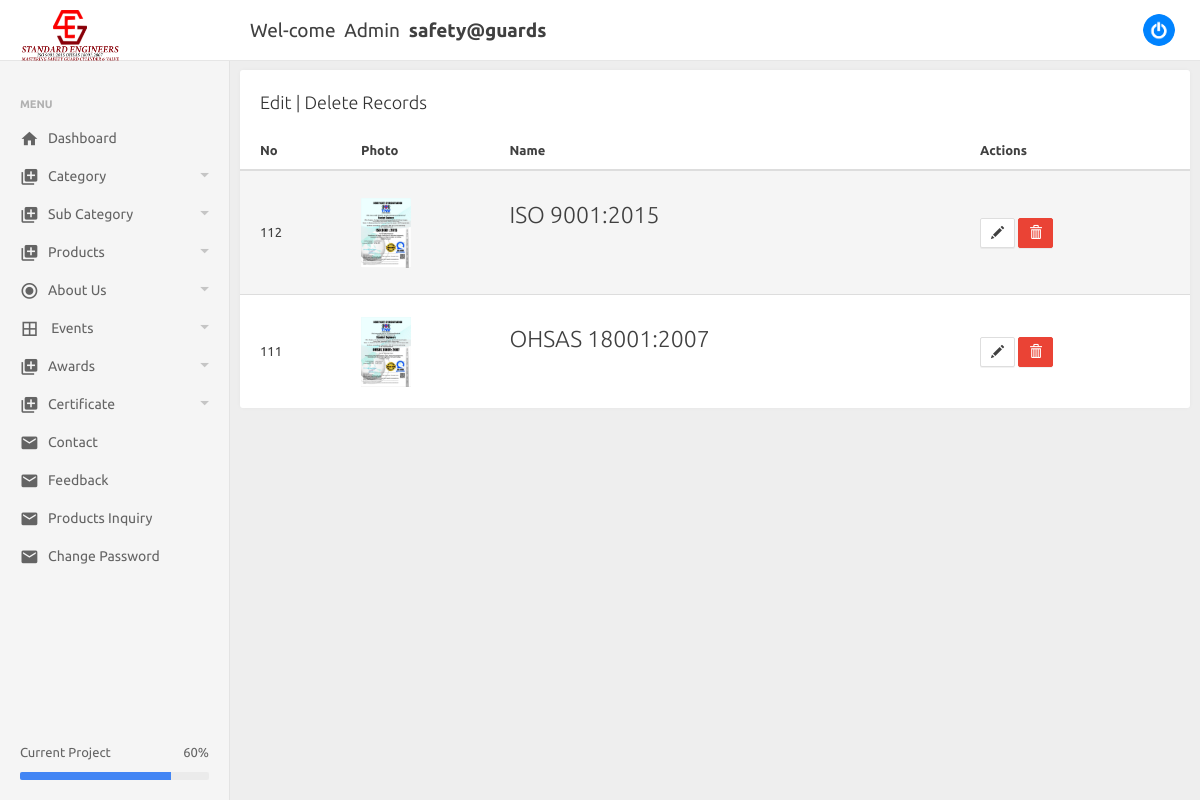
The app's page /admin/display_certificates.php (signed in) with its own data.
### tables this page shows
CREATE TABLE IF NOT EXISTS `certificates` (
  `id` int(10) NOT NULL AUTO_INCREMENT,
  `image` varchar(300) NOT NULL,
  `descriptions` text NOT NULL,
  PRIMARY KEY (`id`)
);

### admin/display_certificates.php (the view, shortened to what this page needs)
<?php  session_start();
include './leftmenu.php';
include_once './config.php';
?>
      <div class="be-content">
        <div class="main-content container-fluid">
          <div class="row">
            <div class="col-sm-12">
              <div class="panel panel-default panel-table">
                <div class="panel-heading">Edit | Delete Records
                </div>
                <div class="panel-body table-responsive">
                  <table id="table1" class="table table-striped table-hover table-fw-widget">
                    <thead>
                        <tr>
                        <th>No</th>
                        <th>Photo</th>
						<th>Name</th>
                        <th colspan="1">Actions</th>
                      </tr>
                    </thead>
                    <tbody>
                            <?php
                    $selelect_data="SELECT * FROM certificates  ORDER BY id DESC";
                    $exe_data=mysqli_query($con,$selelect_data);
                    while($tbl_data=mysqli_fetch_array($exe_data))
                    {
                    ?>
                      <tr class="odd gradeX">
						<td class="center"><?php echo $tbl_data['id']; ?></td>
                        <td><img src="uploaded photo/<?php echo $tbl_data['image']; ?>" style="max-height: 70px;max-width: 70px;"></td>
                        <td><?php echo $tbl_data['descriptions']; ?></td>
                        <td><a href="add-certificate.php?edt=<?php echo $tbl_data['id']; ?>" class="btn btn-default"><span class="glyphicon glyphicon-pencil"></span></a>
                         <a href="display_certificates.php?dlt=<?php echo $tbl_data['id']; ?>" class="btn btn-danger" onclick="return confirm('Are You Sure To Delete this record?');"><span class="glyphicon glyphicon-trash"></span></a>
                        </td>
                      </tr>
                    <?php } ?>
                    </tbody>
                  </table>
                </div>
              </div>
            </div>
          </div>
        </div>
      </div>
  </body>
</html>

### admin/leftmenu.php (shortened to what this page needs)
<!DOCTYPE html>
<html lang="en">
  <head>
    <link rel="stylesheet" type="text/css" href="assets/lib/perfect-scrollbar/css/perfect-scrollbar.min.css"/>
    <link rel="stylesheet" type="text/css" href="assets/lib/material-design-icons/css/material-design-iconic-font.min.css"/>
    <link rel="stylesheet" type="text/css" href="assets/lib/jquery.vectormap/jquery-jvectormap-1.2.2.css"/>
    <link rel="stylesheet" type="text/css" href="assets/lib/jqvmap/jqvmap.min.css"/>
    <link rel="stylesheet" type="text/css" href="assets/lib/datetimepicker/css/bootstrap-datetimepicker.min.css"/>
    <link rel="stylesheet" href="assets/css/style.css" type="text/css"/>
    <link rel="stylesheet" type="text/css" href="css/animate.min.css">
  </head>
  <body>
    <div class="be-wrapper be-fixed-sidebar">
      <nav class="navbar navbar-default navbar-fixed-top be-top-header">
        <div class="container-fluid">
            <div class="navbar-header"><a href="home.php" class="navbar-brand"><img src="images/logo.png" class="img-responsive" width="100px"></a></div>
          <div class="be-right-navbar">
            <ul class="nav navbar-nav navbar-right be-user-nav">
                <li class="dropdown"><a href="#" data-toggle="dropdown" role="button" aria-expanded="false" class="dropdown-toggle"><img src="images/exit-button-icon-18.png" alt="Avatar"><span class="user-name">Safety Guards Consumer Product</span></a>
              </li>
            </ul>
              <div class="page-title"><span>Wel-come &nbsp;Admin&nbsp; <strong class="wow fadeIn" wow-duration="2s"><?php echo $_SESSION['login_user']; ?></strong></span></div>
          </div>
        </div>
      </nav>
      <div class="be-left-sidebar">
        <div class="left-sidebar-wrapper"><a href="#" class="left-sidebar-toggle">Dashboard</a>
          <div class="left-sidebar-spacer">
            <div class="left-sidebar-scroll">
              <div class="left-sidebar-content">
                <ul class="sidebar-elements">
                  <li class="divider">Menu</li>
                  <li class=""><a href="home.php"><i class="icon mdi mdi-home"></i><span>Dashboard</span></a>
                  </li>
                  <li class="parent"><a href="#"><i class="icon mdi mdi-collection-plus"></i><span>Category</span></a>
                  </li>
                  <li class="parent"><a href="#"><i class="icon mdi mdi-collection-plus"></i><span>Sub Category</span></a>
                  </li>
                  <li class="parent"><a href="#"><i class="icon mdi mdi-collection-plus"></i><span>Products</span></a>
                  </li>
                  <li class="parent"><a href="#"><i class="icon mdi mdi-dot-circle"></i><span>About Us</span></a>
                  </li>
                  <li class="parent"><a href="#"><i class="icon mdi mdi-border-all"></i><span> Events</span></a>
                  </li>
                  <li class="parent"><a href="#"><i class="icon mdi mdi-collection-plus"></i><span>Awards</span></a>
                  </li>
                  <li class="parent"><a href="#"><i class="icon mdi mdi-collection-plus"></i><span>Certificate</span></a>
                  </li>
                  <li class=""><a href="contact.php"><i class="icon mdi mdi-email"></i><span>Contact</span></a></li>
                  <li class=""><a href="feedback.php"><i class="icon mdi mdi-email"></i><span>Feedback</span></a></li>
                     <li class=""><a href="products_inquiry.php"><i class="icon mdi mdi-email"></i><span>Products Inquiry</span></a></li>
                      <li class=""><a href="change-password.php"><i class="icon mdi mdi-email"></i><span>Change Password</span></a></li>
                </ul>
              </div>
            </div>
          </div>
          <div class="progress-widget">
            <div class="progress-data"><span class="progress-value">60%</span><span class="name">Current Project</span></div>
            <div class="progress">
              <div style="width: 80%;" class="progress-bar progress-bar-primary"></div>
            </div>
          </div>
        </div>
      </div>
      <div class="be-content">
        <div class="main-content container-fluid">
        </div>
      </div>

### admin/display_certificates.php (style rules this page uses)
body { scrollbar-face-color: #000000; scrollbar-shadow-color: #2D2C4D; scrollbar-highlight-color:#7D7E94; scrollbar-3dlight-color: #7D7E94; scrollbar-darkshadow-color: #2D2C4D; scrollbar-track-color: #7D7E94; scrollbar-arrow-color: #C1C1D1; }

### records on screen
certificates: id "112", image (picture), descriptions "ISO 9001:2015"
certificates: id "111", image (picture), descriptions "OHSAS 18001:2007"

### other values on screen
$_SESSION['login_user'] "safety@guards"
